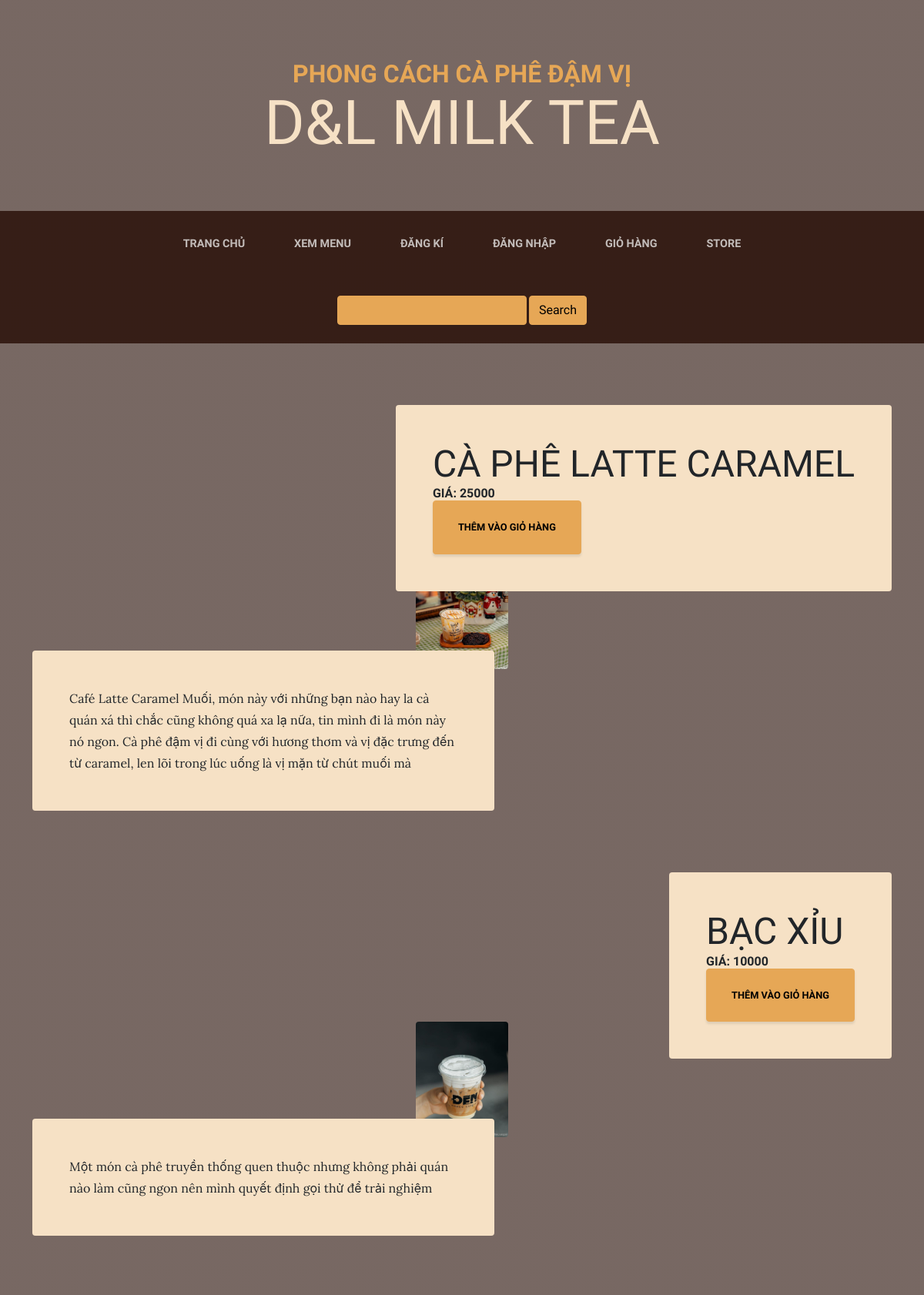
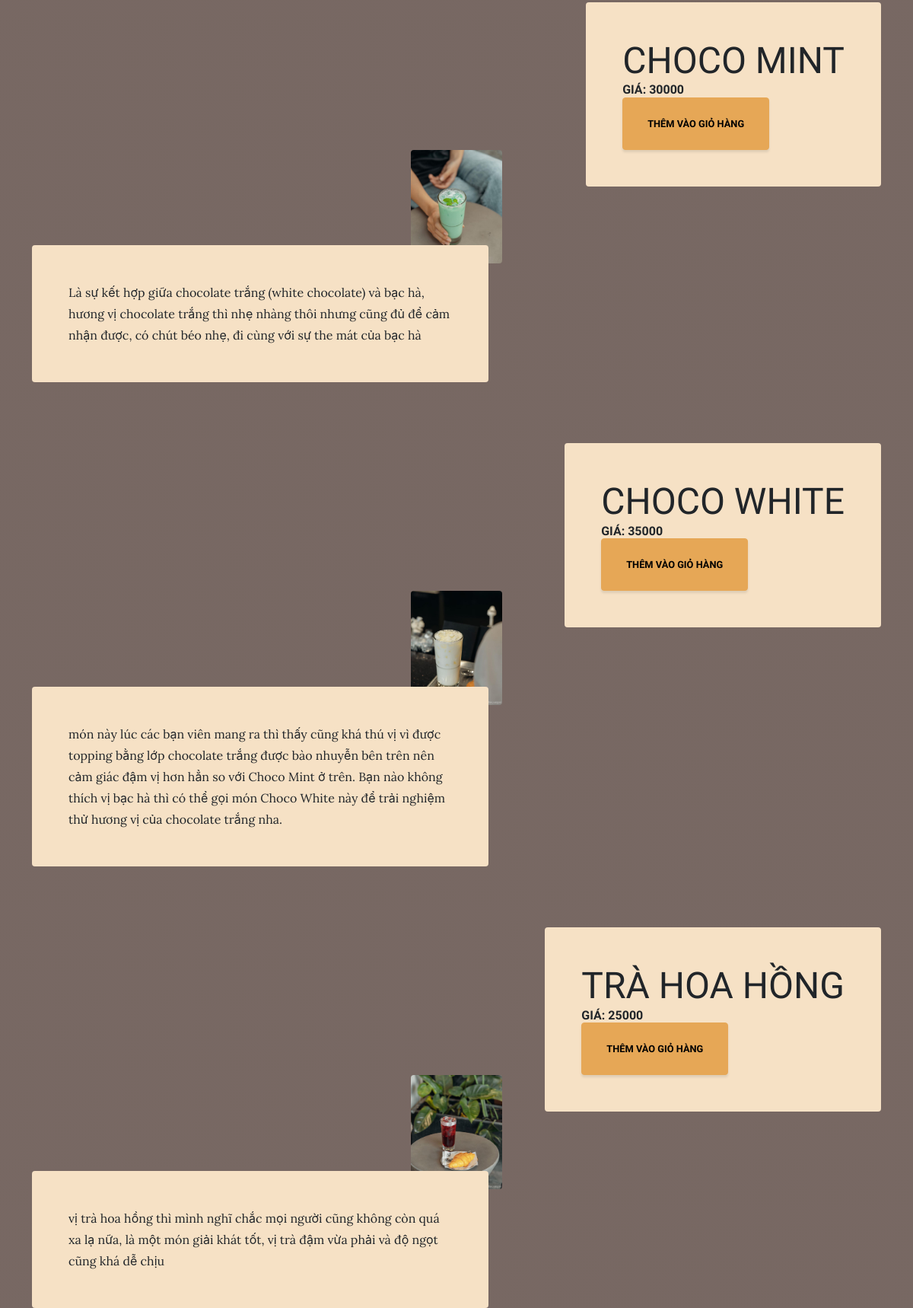
Page /Menu.php (upper part) on the committed database (2 pictures, top to bottom).
### tables this page shows
CREATE TABLE `products` (
  `product_id` int(11) NOT NULL,
  `product_name` varchar(100) NOT NULL,
  `price` decimal(10,0) NOT NULL,
  `description` varchar(300) NOT NULL,
  `image_url` varchar(100) NOT NULL
);

### Menu.php (the view, shortened to what this page needs)
<!DOCTYPE html>
<html lang="en">
    <head>
        <link href="css/styles.css" rel="stylesheet" />
    </head>
    <body>
        <header>
            <h1 class="site-heading text-center text-faded d-none d-lg-block">
                <span class="site-heading-upper text-primary mb-3">Phong Cách Cà Phê Đậm Vị</span>
                <span class="site-heading-lower">D&L Milk Tea</span>
            </h1>
        </header>
        <nav class="navbar navbar-expand-lg navbar-dark py-lg-4" id="mainNav">
            <div class="container">
                <div class="collapse navbar-collapse" id="navbarSupportedContent">
                    <ul class="navbar-nav mx-auto">
                    <li class="nav-item px-lg-4"><a class="nav-link text-uppercase" href="index.php">Trang Chủ</a></li>
                        <li class="nav-item px-lg-4"><a class="nav-link text-uppercase" href="Menu.php">Xem Menu</a></li>
                        <li class="nav-item px-lg-4"><a class="nav-link text-uppercase" href="FormDK.html">Đăng Kí</a></li>
                        <li class="nav-item px-lg-4"><a class="nav-link text-uppercase" href="DangNhap.html">Đăng Nhập</a></li>
                        <li class="nav-item px-lg-4"><a class="nav-link text-uppercase" href="GioHang.php">Giỏ Hàng</a></li>
                        <li class="nav-item px-lg-4"><a class="nav-link text-uppercase" href="store.html">Store</a></li>
                    </ul>
                </div>
            </div>
        </nav>
        <nav class="navbar navbar-expand-lg navbar-dark py-lg-4" id="mainNav">
            <div class="container">
                <div class="collapse navbar-collapse" id="navbarSupportedContent">
                    <ul class="navbar-nav mx-auto">
                        <li class="nav-item px-lg-4" >
                            <form action= "TimKiem.php" method="GET" enctype="multipart/form-data">
                                <div class="input-group" >
                                    <div id="search-autocomplete" class="form-outline" >
                                        <input class="btn btn-primary" type="search" id="form1" name="search" class="form-control" >
                                    </div>
                                    <div>
                                        <input type="submit" class="btn btn-primary"  value = "Search">
                                    </div>
                                </div>
                            </form>
                        </li>
                    </ul>
                </div>
            </div>
        </nav>
        <?php
            require 'KetNoiB1.php';
            mysqli_set_charset($con, 'UTF8');
            $sql = "SELECT product_id , product_name, description, price, image_url FROM products ";
            $result = $con->query($sql);
        while($row = $result->fetch_assoc()){
            $idsp = $row['product_id'];
            echo"
                <section class='page-section'>
                    <div class='container'>
                        <div class='product-item'>
                            <div class='product-item-title d-flex'>
                                <div class='bg-faded p-5 d-flex ms-auto rounded'>
                                    <h2 class='section-heading mb-0'>
                                        <span class='section-heading-lower'>".$row['product_name']."</span>
                                        <span class='section-heading-upper'>Giá: ".$row['price']."</span>
                                        <div class='intro-button mx-auto'><a class='btn btn-primary btn-xl' href='DatHang.php?masp=".$idsp."'>Thêm vào giỏ hàng</a></div>
                                    </h2>
                                </div>
                            </div>
                            <img class='product-item-img mx-auto d-flex rounded img-fluid mb-3 mb-lg-0' src='".$row['image_url']."' alt='...' />
                            <br>
                            <div class='product-item-description d-flex me-auto'>
                                <div class='bg-faded p-5 rounded'><p class='mb-0'>".$row['description']."</p></div>
                            </div>
                        </div>
                    </div>
                </section>
            ";
        }
    ?>
    </body>
</html>

### rows in the picture
products: product_name "CÀ PHÊ LATTE CARAMEL", price "25000", image_url (picture), description "Café Latte Caramel Muối, món này với những bạn nào hay la cà quán xá thì chắc cũng không quá xa lạ nữa, tin mình đi là món này nó ngon. Cà phê đậm vị đi cùng với hương thơm và vị đặc trưng đến từ caramel, len lõi trong lúc uống là vị mặn từ chút muối mà"
products: product_name "BẠC XỈU", price "10000", image_url (picture), description "Một món cà phê truyền thống quen thuộc nhưng không phải quán nào làm cũng ngon nên mình quyết định gọi thử để trải nghiệm"
products: product_name "CHOCO MINT", price "30000", image_url (picture), description "Là sự kết hợp giữa chocolate trắng (white chocolate) và bạc hà, hương vị chocolate trắng thì nhẹ nhàng thôi nhưng cũng đủ để cảm nhận được, có chút béo nhẹ, đi cùng với sự the mát của bạc hà"
products: product_name "CHOCO WHITE", price "35000", image_url (picture), description "món này lúc các bạn viên mang ra thì thấy cũng khá thú vị vì được topping bằng lớp chocolate trắng được bào nhuyễn bên trên nên cảm giác đậm vị hơn hẳn so với Choco Mint ở trên. Bạn nào không thích vị bạc hà thì có thể gọi món Choco White này để trải nghiệm thử hương vị của chocolate trắng nha."
products: product_name "TRÀ HOA HỒNG", price "25000", image_url (picture), description "vị trà hoa hồng thì mình nghĩ chắc mọi người cũng không còn quá xa lạ nữa, là một món giải khát tốt, vị trà đậm vừa phải và độ ngọt cũng khá dễ chịu"
